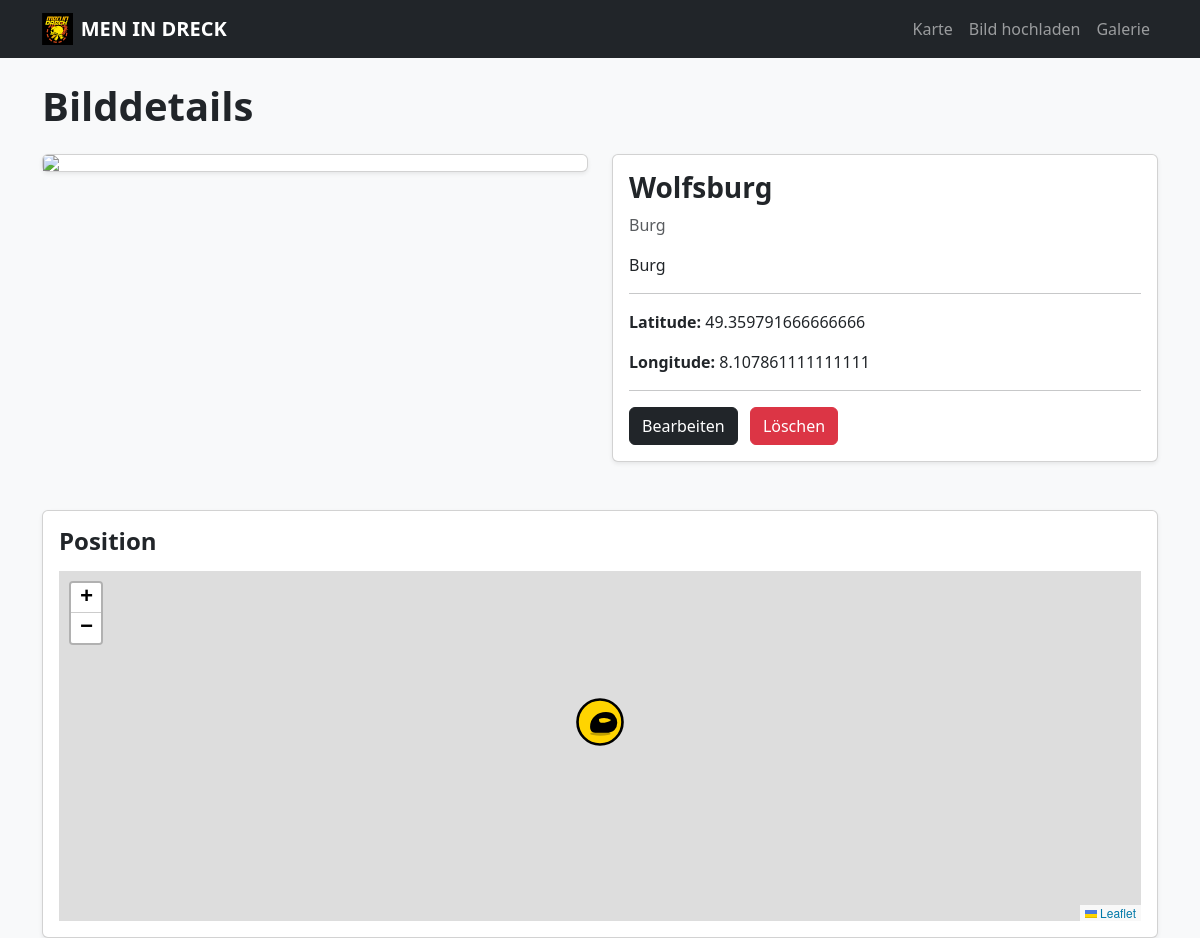
/detail/3, run on the app's committed database.
### tables this page shows
CREATE TABLE images (
    id INTEGER PRIMARY KEY AUTOINCREMENT,
    name TEXT NOT NULL,
    description TEXT,
    category TEXT NOT NULL CHECK (category IN ('Burg', 'Fels', 'Kirche', 'Aussicht')),
    filepath TEXT NOT NULL,
    latitude REAL,
    longitude REAL
);

### app.py (the view)
@app.route('/detail/<int:image_id>')
def detail(image_id):
    conn = sqlite3.connect('database.db')
    c = conn.cursor()
    c.execute("SELECT id, name, description, category, filepath, latitude, longitude FROM images WHERE id = ?", (image_id,))
    img = c.fetchone()
    conn.close()
    if not img:
        return redirect(url_for('gallery'))
    return render_template('detail.html', img=img, title="Bilddetails")

### templates/detail.html (shortened to what this page needs)
{% extends "base.html" %}
{% block content %}
<h1 class="mb-4 fw-bold">Bilddetails</h1>
<div class="row">
    <div class="col-md-6 mb-4">
        <div class="card shadow-sm">
            <img src="/{{ img[4] }}" class="card-img-top" style="max-height:500px; object-fit:contain;">
        </div>
    </div>
    <div class="col-md-6 mb-4">
        <div class="card shadow-sm">
            <div class="card-body">
                <h3 class="fw-bold">{{ img[1] }}</h3>
                <p class="text-muted">{{ img[3] }}</p>
                <p>{{ img[2] }}</p>
                <hr>
                <p><strong>Latitude:</strong> {{ img[5] }}</p>
                <p><strong>Longitude:</strong> {{ img[6] }}</p>
                <hr>
                <a href="{{ url_for('edit', image_id=img[0]) }}" class="btn btn-dark me-2">Bearbeiten</a>
                <a href="{{ url_for('delete', image_id=img[0]) }}" class="btn btn-danger">Löschen</a>
            </div>
        </div>
    </div>
</div>
<div class="card shadow-sm mt-4">
    <div class="card-body">
        <h4 class="fw-bold mb-3">Position</h4>
        <div id="detailMap" style="height: 350px;"></div>
    </div>
</div>
{% endblock %}

### templates/base.html (style rules this page uses)
body { background: #f8f9fa; margin: 0; padding: 0; }

### data on the page
images: name "Wolfsburg", category "Burg", description "Burg", latitude "49.359791666666666", longitude "8.107861111111111"
